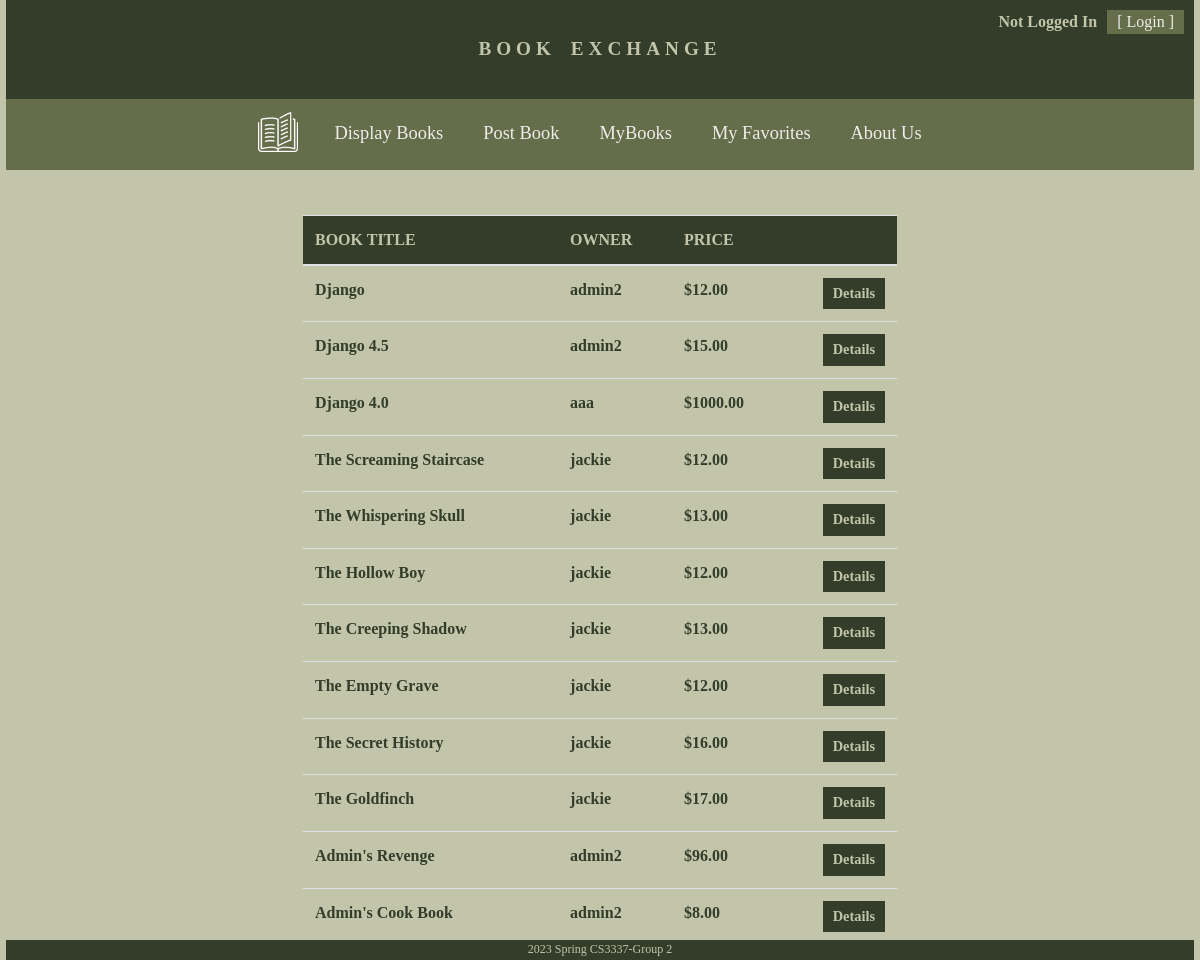
Page /displaybooks on the committed database.
### bookMng/models.py (models this page shows, shortened)
class MainMenu(models.Model):
    item = models.CharField(max_length=200, unique=True)
    link = models.CharField(max_length=500, unique=True)

class Book(models.Model):
    name = models.CharField(max_length=200)
    web = models.URLField(max_length=200)
    price = models.DecimalField(decimal_places=2, max_digits=8)
    publishdate = models.DateField(auto_now=True)
    picture = models.FileField(upload_to='bookEx/static/uploads')
    pic_path = models.CharField(max_length=300, editable=False, blank=True)
    username = models.ForeignKey(User, blank=True, null=True, on_delete=models.CASCADE)
    favorite = models.BooleanField(default=False, null=True)
    rated = models.IntegerField(null=True)

### bookMng/views.py (the view)
# urls.py: path('displaybooks', views.displaybooks, name='displaybooks'),
def displaybooks(request):
    books = Book.objects.all()
    return render(request,
                  'bookMng/displaybooks.html',
                  {
                      'item_list': MainMenu.objects.all(),
                      'books': books,
                  }
                  )

### bookEx/templates/bookMng/displaybooks.html (shortened to what this page needs)
{% extends "base.html" %}
{% block sidenav %}
    {% for item in item_list %}
            <li><a style="margin:20px; color:#edede9; font-size:1.15em;" href="{{ item.link }}"> {{item.item}} </a></li>
    {% endfor %}
{% endblock sidenav %}
{% block content %}
<div class="justify-content-center" style=" padding-top:5px; width:50%; margin: 0 auto;">
    <table style="" class="table table-hover table-md">
      <thead style="background-color:#333D29; color:#C2C5AA; text-transform:uppercase;">
        <tr>
          <th scope="col">Book Title</th>
          <th scope="col">Owner</th>
            <th scope="col">Price</th>
          <th scope="col"></th>
        </tr>
      </thead>
        {% for book in books %}
        <tr>
            <td >
                <span style="font-weight:bold; color:#333D29;"> {{ book.name }} </span>
            </td>
            <td>
                <span style="font-weight:bold; text-transform:lowercase; color:#333D29;"> {{book.username}} </span>
            </td>
            <td>
                <span style="font-weight:bold; color:#333D29;"> ${{book.price}} </span>
            </td>
            <td>
                <a style="font-weight:bold; float:right; padding: 5px 10px; background-color:#333D29; color:#C2C5AA; font-size:0.9em;" href="book_detail/{{ book.id }}"> Details </a>
            </td>
        </tr>
    {% endfor %}
    </table>
</div>
{% endblock content %}

### rows in the picture
MainMenu: item "Display Books"
MainMenu: item "Post Book"
MainMenu: item "MyBooks"
MainMenu: item "My Favorites"
MainMenu: item "About Us"
Book: name "Django", username "admin2", price "12.00"
Book: name "Django 4.5", username "admin2", price "15.00"
Book: name "Django 4.0", username "aaa", price "1000.00"
Book: name "The Screaming Staircase", username "jackie", price "12.00"
Book: name "The Whispering Skull", username "jackie", price "13.00"
Book: name "The Hollow Boy", username "jackie", price "12.00"
Book: name "The Creeping Shadow", username "jackie", price "13.00"
Book: name "The Empty Grave", username "jackie", price "12.00"
Book: name "The Secret History", username "jackie", price "16.00"
Book: name "The Goldfinch", username "jackie", price "17.00"
Book: name "Admin's Revenge", username "admin2", price "96.00"
Book: name "Admin's Cook Book", username "admin2", price "8.00"
